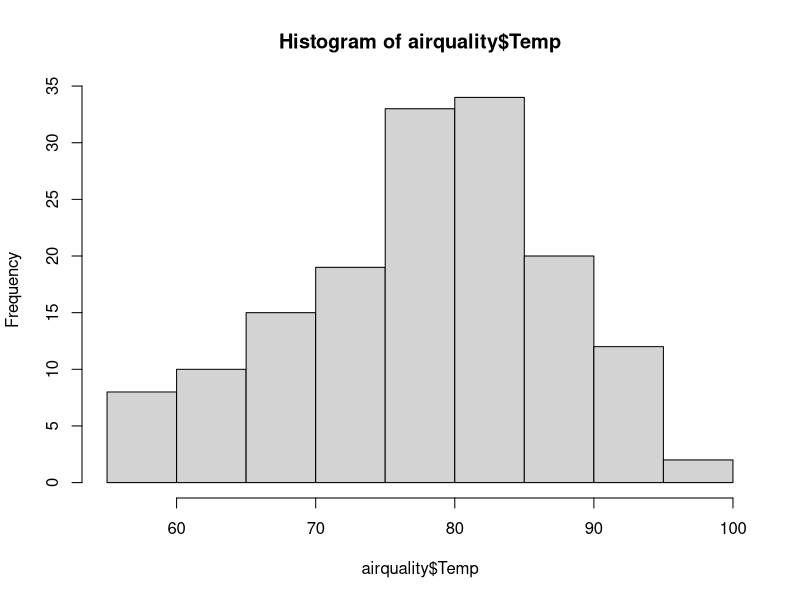
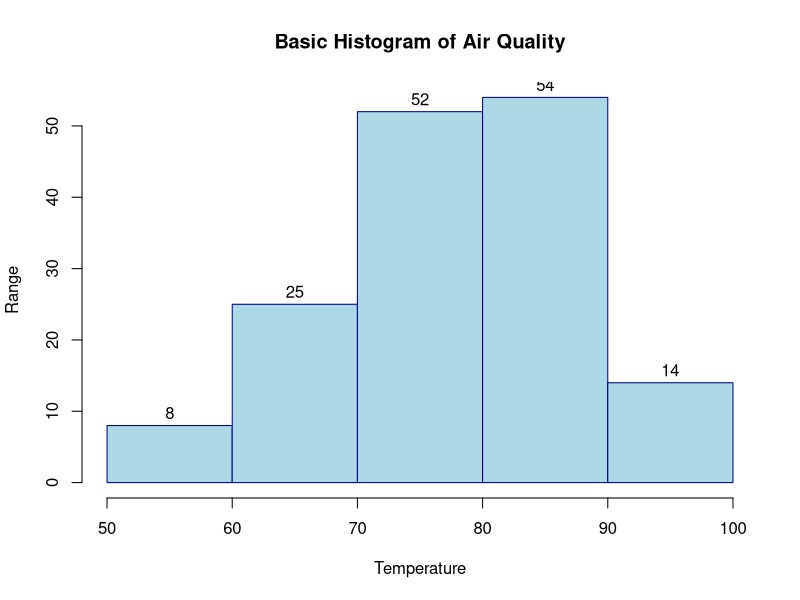
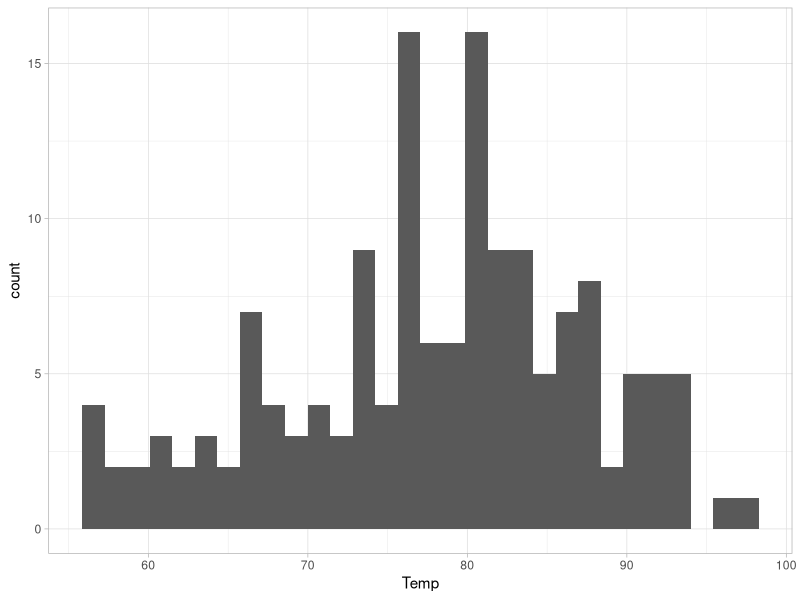

These charts were generated, in order, by the following R code:
#Load dataset
airquality
class(airquality)
View(airquality)

#Basic histogram
hist(airquality$Temp)

#Adding labels and colours
hist(airquality$Temp,
     breaks=5,
     main= "Basic Histogram of Air Quality",
     xlab= "Temperature",
     ylab= "Range",
     labels=TRUE,
     col = "lightblue",
     border = "darkblue")

#plottting histogram using GGPLOT2

#basic histogram using ggplot
library(ggplot2)
ggplot(
  airquality,
  aes(x=Temp)
)+
  geom_histogram() +
  theme_light()